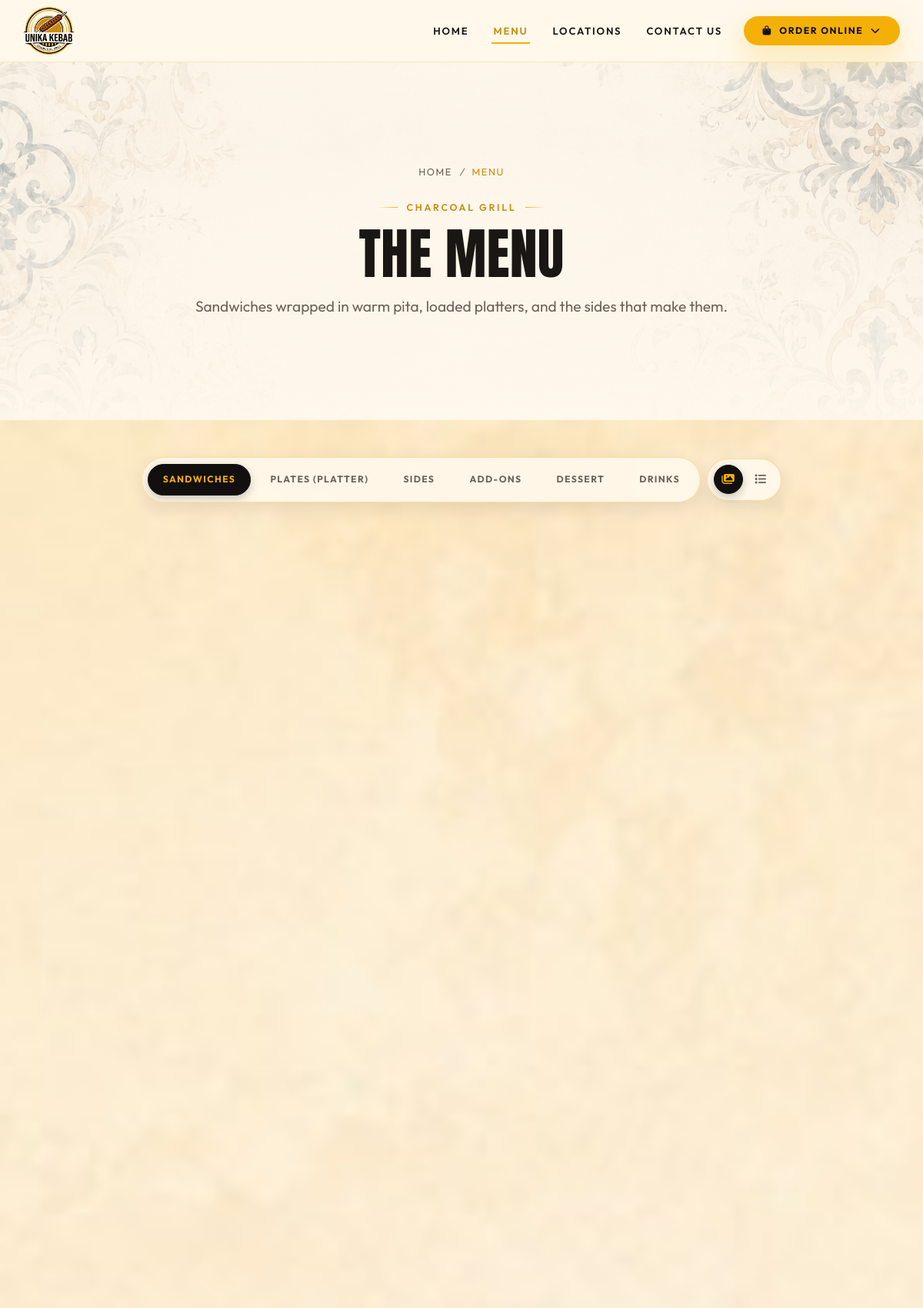
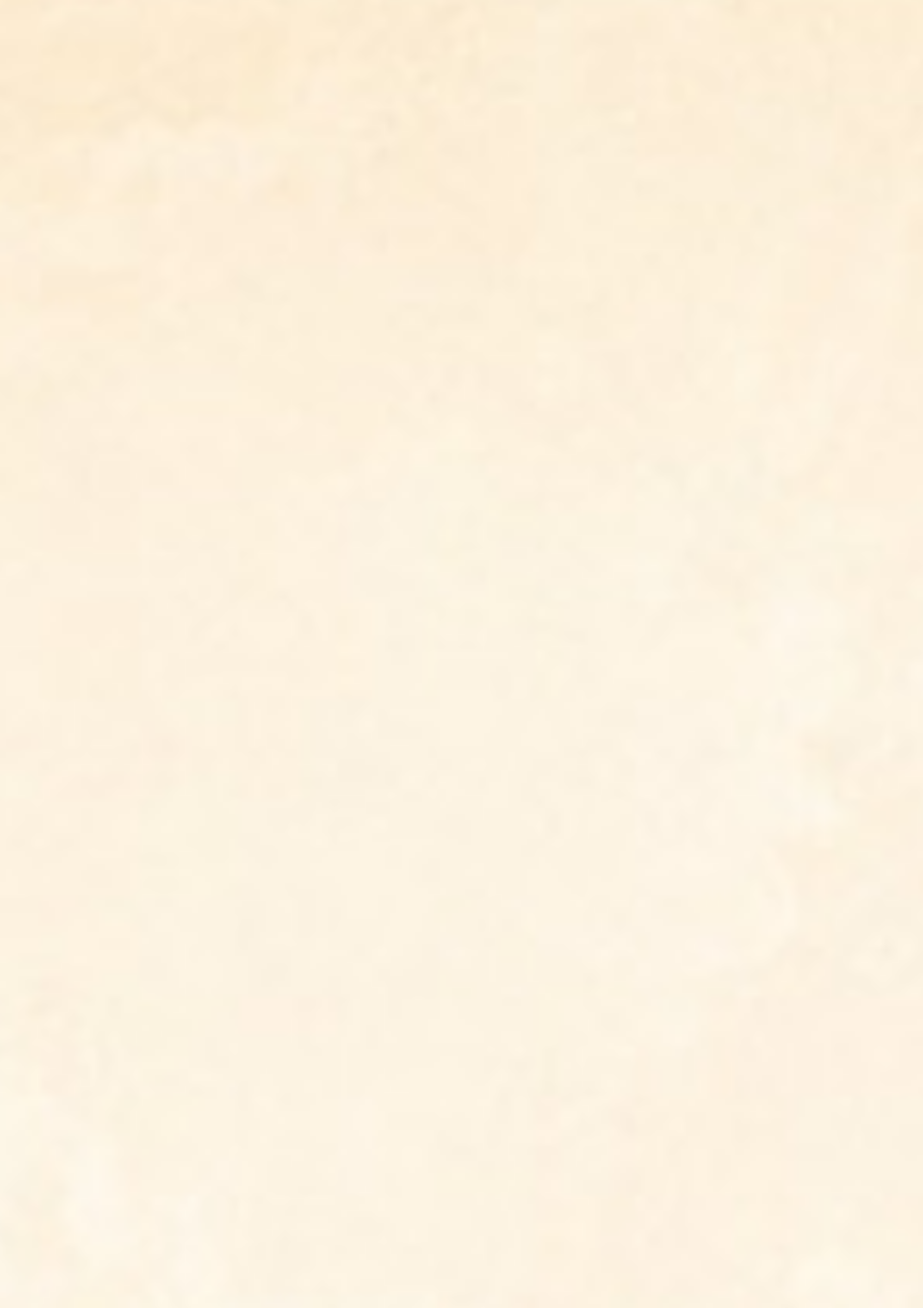
The page /menu (upper part) on the database its author committed (2 pictures, top to bottom).
### tables this page shows
CREATE TABLE menu_categories (
  id          INT AUTO_INCREMENT PRIMARY KEY,
  name        VARCHAR(120) NOT NULL,
  slug        VARCHAR(140) NOT NULL UNIQUE,
  description TEXT NULL,
  image       VARCHAR(255) NULL,
  image_alt   VARCHAR(255) NULL,
  sort_order  INT NOT NULL DEFAULT 0,
  is_active   TINYINT(1) NOT NULL DEFAULT 1,
  created_at  TIMESTAMP NOT NULL DEFAULT CURRENT_TIMESTAMP
);

### includes/functions.php (called while the page is built, shortened)
<?php
function e($value): string
{
    return htmlspecialchars((string)$value, ENT_QUOTES | ENT_SUBSTITUTE, 'UTF-8');
}
function slugify(string $text): string
{
    $text = iconv('UTF-8', 'ASCII//TRANSLIT//IGNORE', $text) ?: $text;
    $text = strtolower(preg_replace('/[^A-Za-z0-9]+/', '-', $text));
    return trim($text, '-') ?: 'item';
}
function store_hours(): array
{
    static $hours = null;
    if ($hours === null) {
        $hours = [];
        foreach (db_all('SELECT * FROM store_hours WHERE store_id = 1 ORDER BY day_index') as $row) {
            $hours[(int)$row['day_index']] = $row;
        }
        for ($i = 0; $i < 7; $i++) {
            if (!isset($hours[$i])) {
                $hours[$i] = ['day_index' => $i, 'is_closed' => 1, 'open_time' => null, 'close_time' => null, 'note' => null];
            }
        }
        ksort($hours);
    }
    return $hours;
}
function menu_categories(bool $activeOnly = true): array
{
    $where = $activeOnly ? 'WHERE is_active = 1' : '';
    return db_all("SELECT * FROM menu_categories $where ORDER BY sort_order, id");
}
function menu_items(int $categoryId, bool $activeOnly = true): array
{
    $where = $activeOnly ? 'AND is_active = 1' : '';
    return db_all(
        "SELECT * FROM menu_items WHERE category_id = ? $where ORDER BY sort_order, id",
        [$categoryId]
    );
}

### includes/db.php (called while the page is built, shortened)
<?php
function db(): PDO
{
    static $pdo = null;
    if ($pdo === null) {
        $dsn = 'mysql:host=' . DB_HOST . ';dbname=' . DB_NAME . ';charset=' . DB_CHARSET;
        try {
            $pdo = new PDO($dsn, DB_USER, DB_PASS, [
                PDO::ATTR_ERRMODE            => PDO::ERRMODE_EXCEPTION,
                PDO::ATTR_DEFAULT_FETCH_MODE => PDO::FETCH_ASSOC,
                PDO::ATTR_EMULATE_PREPARES   => false,
            ]);
        } catch (PDOException $e) {
            if (DEBUG_MODE) {
                die('<h2 style="font:16px system-ui;padding:2rem">Database connection failed</h2>'
                  . '<pre style="font:13px ui-monospace;padding:0 2rem;color:#b00">'
                  . htmlspecialchars($e->getMessage())
                  . "\n\nRun:  mysql -u root &lt; sql/schema.sql</pre>");
            }
            die('Service temporarily unavailable.');
        }
    }
    return $pdo;
}
function db_all(string $sql, array $params = []): array
{
    $stmt = db()->prepare($sql);
    $stmt->execute($params);
    return $stmt->fetchAll();
}

### menu.php (the view, shortened to what this page needs)
<?php
$blocks    = [];
foreach (menu_categories() as $cat) {
    $items = menu_items((int)$cat['id']);
    $desc  = trim((string)($cat['description'] ?? ''));
    $slug   = trim((string)($cat['slug'] ?? ''));
    $anchor = 'cat-' . ($slug !== '' ? slugify($slug) : slugify((string)$cat['name']));
    $blocks[]   = [
        'name'   => (string)$cat['name'],
        'desc'   => $desc,
        'items'  => $items,
        'anchor' => $anchor,
    ];
}
require __DIR__ . '/includes/header.php';
require __DIR__ . '/includes/hero.php';
?>
<section class="section section--parchment<?= $blocks ? ' section--menu' : '' ?>"
         data-menu-view data-view="grid">
  <div class="container">
    <?php if ($blocks): ?>
      <div class="menu-toolbar">
        <nav class="menu-nav" aria-label="Menu categories">
          <div class="menu-nav__scroll">
            <?php foreach ($blocks as $i => $block): ?>
              <a class="menu-pill<?= $i === 0 ? ' is-active' : '' ?>" href="#<?= e($block['anchor']) ?>">
                <?= e($block['name']) ?>
              </a>
            <?php endforeach; ?>
          </div>
        </nav>
        <div class="view-toggle" role="group" aria-label="Menu layout">
          <button class="view-toggle__btn is-active" type="button" data-view-btn="grid"
                  aria-pressed="true" title="Show photos">
            <i class="fa-solid fa-images" aria-hidden="true"></i>
          </button>
          <button class="view-toggle__btn" type="button" data-view-btn="list"
                  aria-pressed="false" title="Show as a list">
            <i class="fa-solid fa-list" aria-hidden="true"></i>
          </button>
        </div>
      </div>
    <?php endif; ?>
  </div>
</section>
<?php require __DIR__ . '/includes/footer.php'; ?>

### assets/css/style.css (style rules this page uses)
:root { --gold: #f4b007; --gold-light: #ffc93c; --gold-deep: #cb8c0e; --gold-soft: rgba(244, 176, 7, 0.14); --ember: #c33601; --char: #12100e; --char-2: #1c1815; --char-3: #2b2521; --ink: #1a1613; --muted: #6d6259; --cream: #fff8ec; --cream-2: #f6ecdb; --line: rgba(26, 22, 19, 0.1); --line-strong: rgba(26, 22, 19, 0.18); --font-display: "Anton", "Arial Narrow", sans-serif; --font-body: "Outfit", system-ui, -apple-system, "Segoe UI", sans-serif; --radius: 18px; --radius-sm: 12px; --radius-pill: 999px; --shadow-sm: 0 2px 10px rgba(18, 16, 14, 0.06); --shadow: 0 14px 34px rgba(18, 16, 14, 0.1); --shadow-lg: 0 26px 60px rgba(18, 16, 14, 0.18); --shadow-gold: 0 16px 38px rgba(244, 176, 7, 0.28); --ease: cubic-bezier(0.22, 0.61, 0.36, 1); --speed: 0.45s; --nav-h: 84px; }
* { box-sizing: border-box; }
html { scroll-behavior: smooth; scroll-padding-top: calc(var(--nav-h) + 20px); }
body { margin: 0; font-family: var(--font-body); font-size: 1.0625rem; line-height: 1.7; color: var(--ink); background: var(--cream); -webkit-font-smoothing: antialiased; overflow-x: hidden; overflow-x: clip; }
a { color: var(--gold-deep); text-decoration: none; transition: color 0.25s var(--ease); }
.section { position: relative; padding: clamp(4rem, 8vw, 7rem) 0; }
.section--parchment { background: url("../img/bg-parchment.jpg") center / cover no-repeat; }
.menu-toolbar { position: sticky; top: calc(var(--nav-h) + 10px); z-index: 900; display: flex; align-items: center; justify-content: center; gap: 0.5rem; margin: 0 0 clamp(2.5rem, 5vw, 3.75rem); }
.menu-nav { min-width: 0; flex: 0 1 auto; }
.menu-nav__scroll { display: flex; gap: 0.4rem; width: fit-content; max-width: 100%; margin-inline: auto; padding: 0.45rem; border-radius: var(--radius-pill); background: rgba(255, 248, 236, 0.92); backdrop-filter: saturate(1.3) blur(14px); -webkit-backdrop-filter: saturate(1.3) blur(14px); border: 1px solid rgba(244, 176, 7, 0.35); box-shadow: 0 8px 24px rgba(18, 16, 14, 0.09); overflow-x: auto; scrollbar-width: none; -webkit-overflow-scrolling: touch; scroll-behavior: smooth; }
.menu-pill { flex: none; padding: 0.6rem 1.15rem; border-radius: var(--radius-pill); border: 1px solid transparent; background: transparent; color: var(--muted); font-size: 0.76rem; font-weight: 700; letter-spacing: 0.11em; text-transform: uppercase; white-space: nowrap; transition: background-color 0.3s var(--ease), color 0.3s var(--ease), border-color 0.3s var(--ease); }
.menu-pill.is-active { background: var(--char); border-color: var(--char); color: var(--gold); box-shadow: 0 4px 12px rgba(18, 16, 14, 0.22); }
.view-toggle { flex: none; display: flex; gap: 0.25rem; padding: 0.45rem; border-radius: var(--radius-pill); background: rgba(255, 248, 236, 0.92); backdrop-filter: saturate(1.3) blur(14px); -webkit-backdrop-filter: saturate(1.3) blur(14px); border: 1px solid rgba(244, 176, 7, 0.35); box-shadow: 0 8px 24px rgba(18, 16, 14, 0.09); }
.view-toggle__btn { width: 38px; height: 38px; display: grid; place-items: center; padding: 0; border: 1px solid transparent; border-radius: 50%; background: transparent; color: var(--muted); font-size: 0.92rem; cursor: pointer; transition: background-color 0.3s var(--ease), color 0.3s var(--ease); }
.view-toggle__btn.is-active { background: var(--char); border-color: var(--char); color: var(--gold); box-shadow: 0 4px 12px rgba(18, 16, 14, 0.22); }
.section--menu { padding-top: clamp(2.25rem, 4vw, 3.25rem); }

### rows shown on the page
menu_categories: name "SANDWICHES"
menu_categories: name "PLATES (PLATTER)"
menu_categories: name "SIDES"
menu_categories: name "ADD-ONS"
menu_categories: name "DESSERT"
menu_categories: name "DRINKS"

### other values the page prints
$hero['crumb'] "MENU"
$hero['eyebrow'] "CHARCOAL GRILL"
$hero['title'] "THE MENU"
$hero['text'] "Sandwiches wrapped in warm pita, loaded platters, and the sides that make them."
